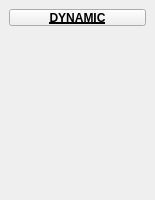
<?xml version="1.0" encoding="UTF-8"?>
<ui version="4.0">
 <class>QtUi</class>
 <widget class="QMainWindow" name="QtUi">
  <property name="geometry">
   <rect>
    <x>0</x>
    <y>0</y>
    <width>155</width>
    <height>200</height>
   </rect>
  </property>
  <property name="minimumSize">
   <size>
    <width>120</width>
    <height>0</height>
   </size>
  </property>
  <property name="maximumSize">
   <size>
    <width>999</width>
    <height>999</height>
   </size>
  </property>
  <property name="windowTitle">
   <string>Toolkit</string>
  </property>
  <property name="tabShape">
   <enum>QTabWidget::Triangular</enum>
  </property>
  <property name="dockNestingEnabled">
   <bool>true</bool>
  </property>
  <property name="dockOptions">
   <set>QMainWindow::AllowNestedDocks|QMainWindow::AllowTabbedDocks|QMainWindow::AnimatedDocks|QMainWindow::ForceTabbedDocks</set>
  </property>
  <property name="bnabled" stdset="0">
   <bool>true</bool>
  </property>
  <widget class="QWidget" name="main_widget">
   <property name="palette">
    <palette>
     <active>
      <colorrole role="Highlight">
       <brush brushstyle="SolidPattern">
        <color alpha="255">
         <red>168</red>
         <green>152</green>
         <blue>250</blue>
        </color>
       </brush>
      </colorrole>
     </active>
     <inactive>
      <colorrole role="Highlight">
       <brush brushstyle="SolidPattern">
        <color alpha="255">
         <red>168</red>
         <green>152</green>
         <blue>250</blue>
        </color>
       </brush>
      </colorrole>
     </inactive>
     <disabled>
      <colorrole role="Highlight">
       <brush brushstyle="SolidPattern">
        <color alpha="255">
         <red>168</red>
         <green>152</green>
         <blue>250</blue>
        </color>
       </brush>
      </colorrole>
     </disabled>
    </palette>
   </property>
   <layout class="QHBoxLayout" name="horizontalLayout_2">
    <item>
     <layout class="QGridLayout" name="gridLayout">
      <property name="spacing">
       <number>0</number>
      </property>
      <item row="1" column="1" colspan="2">
       <layout class="QHBoxLayout" name="horizontalLayout">
        <item>
         <widget class="QStackedWidget" name="stackedWidget">
          <property name="currentIndex">
           <number>-1</number>
          </property>
         </widget>
        </item>
       </layout>
      </item>
      <item row="0" column="1" colspan="2">
       <widget class="PushButtonDraggable" name="draggable_header">
        <property name="minimumSize">
         <size>
          <width>19</width>
          <height>17</height>
         </size>
        </property>
        <property name="maximumSize">
         <size>
          <width>999</width>
          <height>17</height>
         </size>
        </property>
        <property name="font">
         <font>
          <weight>75</weight>
          <bold>true</bold>
          <underline>true</underline>
         </font>
        </property>
        <property name="text">
         <string>DYNAMIC</string>
        </property>
        <property name="checkable">
         <bool>true</bool>
        </property>
       </widget>
      </item>
     </layout>
    </item>
   </layout>
  </widget>
 </widget>
 <customwidgets>
  <customwidget>
   <class>PushButtonDraggable</class>
   <extends>QPushButton</extends>
   <header>widgets.pushbuttondraggable.h</header>
  </customwidget>
 </customwidgets>
 <resources/>
 <connections/>
 <designerdata>
  <property name="gridDeltaX">
   <number>5</number>
  </property>
  <property name="gridDeltaY">
   <number>5</number>
  </property>
  <property name="gridSnapX">
   <bool>true</bool>
  </property>
  <property name="gridSnapY">
   <bool>true</bool>
  </property>
  <property name="gridVisible">
   <bool>true</bool>
  </property>
 </designerdata>
</ui>
